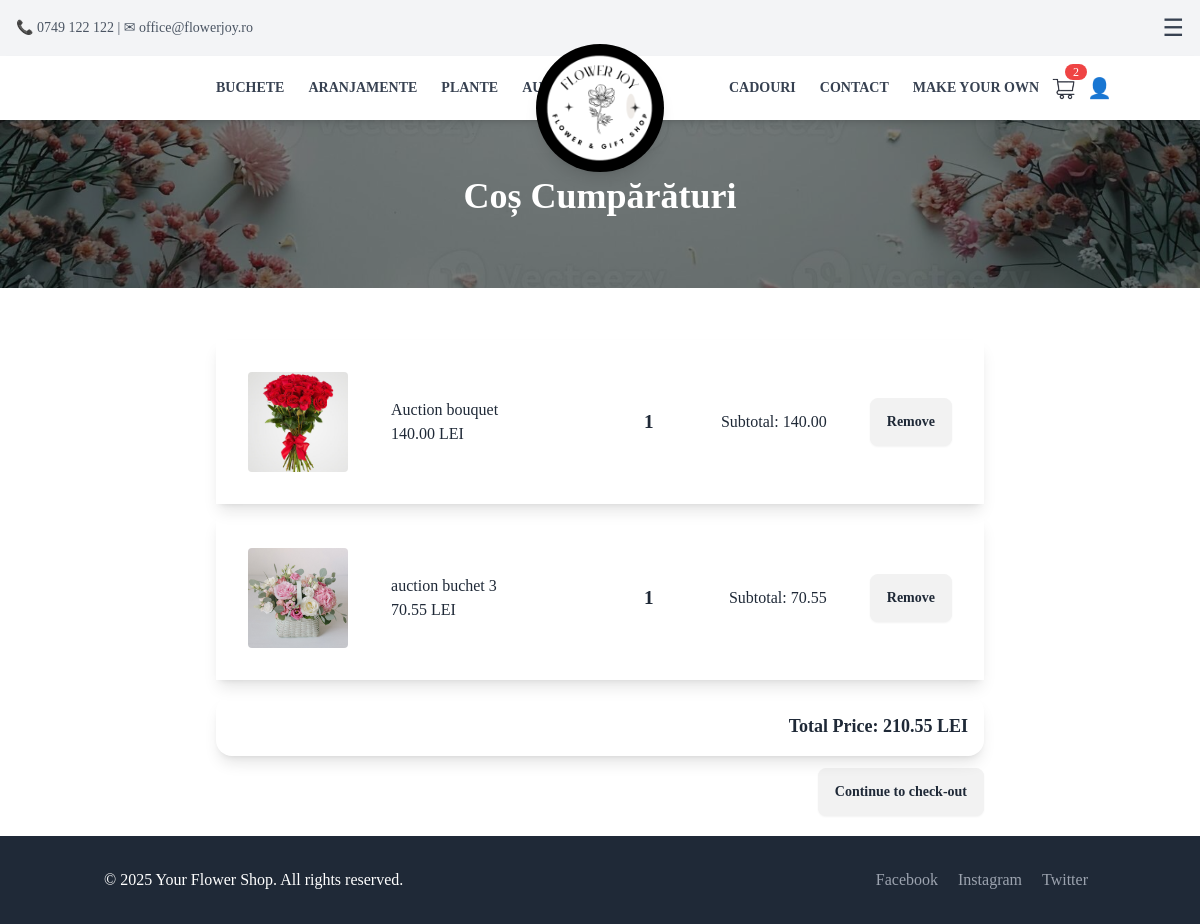
The page /cart/ on the database as committed earlier.
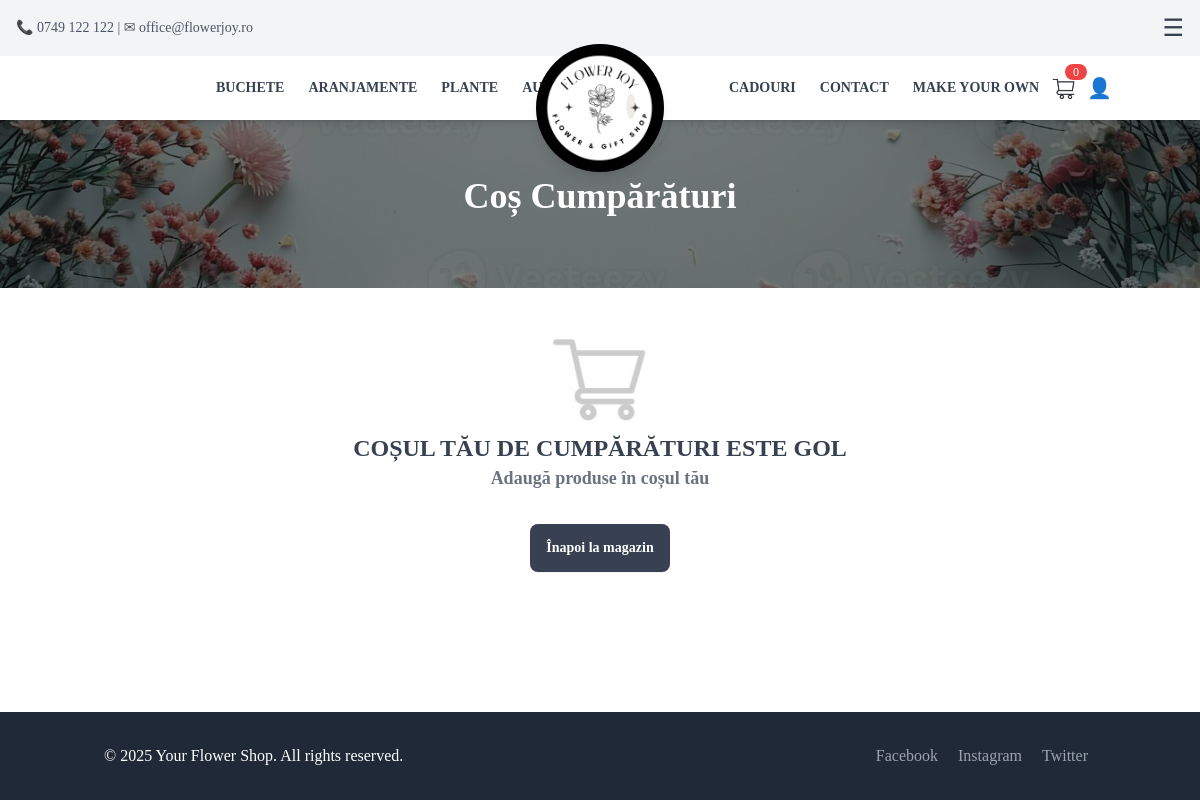
The same page on the database as committed later.
### App/models.py (models this page shows, shortened)
class CartItem(models.Model):
    user = models.ForeignKey(User, on_delete=models.CASCADE, null=True, blank=True)
    session_id = models.CharField(max_length=255, null=True, blank=True) # Store session ID for anonymous users
    product = models.ForeignKey(Product, on_delete=models.CASCADE)
    quantity = models.PositiveIntegerField(default=1)
    def total_price(self):
        return self.product.price * self.quantity

class Product(models.Model):
    name = models.CharField(max_length=100, null=False, blank=False)
    description = models.TextField()
    category = models.CharField(
        max_length=100,
        choices=[
            ("Flowers", "Flowers"),
            ("Bouquets", "Bouquets"),
            ("Accessories", "Accessories"),
            ("Gifts", "Gifts"),
            ("CustomBouquet", "CustomBouquet"),
        ],
        default="General"
    )
    price = models.DecimalField(max_digits=10, decimal_places=2, null=False, blank=False)
    image = models.ImageField(upload_to="Pictures/", null=False, blank=False)
    created_at = models.DateTimeField(auto_now_add=True, null=False, blank=False)
    is_custom = models.BooleanField(default=False)
    in_store = models.BooleanField(default=False)
    auction_manual = models.BooleanField(default=False)
    auction_start_time = models.DateTimeField(null=True, blank=True)
    auction_floor_price = models.DecimalField(max_digits=10, decimal_places=2, default=10)
    auction_interval_minutes = models.PositiveIntegerField(default=60)
    auction_drop_amount = models.DecimalField(max_digits=6, decimal_places=2, default=5)
    before_auction_price = models.DecimalField(max_digits=10, decimal_places=2, null=False, blank=False, default=0.00)  # Store the price before auction
    bid_submited = models.BooleanField(default=False)  # Track if a bid has been submitted
    number_of_purcheses = models.PositiveIntegerField(default=0)  # Track the number of purchases

### App/views.py (the view)
# urls.py: path('cart/', cart_view, name='cart'),
def cart_view(request):
    if request.user.is_authenticated:
        cart_items = CartItem.objects.filter(user=request.user)
    else:
        session_id = request.session.session_key
        if not session_id:
            request.session.create()
            session_id = request.session.session_key
        cart_items = CartItem.objects.filter(session_id=session_id)
    total_price = sum(item.total_price() for item in cart_items)
    context = {
        'cart_items': cart_items,
        'total_price': total_price
    }
    return render(request, 'cart.html', context)

### App/templates/partials/cart.html (shortened to what this page needs)
{% extends 'base.html' %}
{% block content %}
<section class="relative w-full h-72 bg-cover bg-center" style="background-image: url('/static/bannerCart.jpg');">
    <div class="container mx-auto px-4 py-16 relative z-10 text-white">
        <h1 class="text-4xl font-bold text-center mt-28">Coș Cumpărături</h1>
    </div>
</section>
<div class="container mx-auto px-4 py-8 bg-white">
    {% if cart_items %}
    <div class="container mt-5 max-w-3xl mx-auto">
        {% for cart_item in cart_items %}
        <div id="cart-item-{{ cart_item.id }}" >
            {% include 'partials/cart_item.html' with cart_item=cart_item %}
        </div>
        {% endfor %}
        <div id="total-price-container" class="card shadow-lg p-4 mt-4 text-right">
            <p class="text-lg font-semibold">Total Price: <span id="total-price">{{ total_price }}</span> LEI</p>
        </div>
        <a href=" {% url 'checkout' %} " class="btn btn-warning b-sm mt-3 mb-5 float-right">Continue to check-out</a>
    {% else %}
        <div class="flex justify-center items-center">
            <img src="/static/CartEmpty.jpg" class="h-28" alt="Empty Cart">
        </div>
        <p class="text-center text-2xl font-bold text-gray-700">COȘUL TĂU DE CUMPĂRĂTURI ESTE GOL</p>
        <p class="text-center text-lg font-semibold text-gray-500">Adaugă produse în coșul tău</p>
        <div class="flex justify-center items-center mt-8">
            <a href="{% url 'home' %}" class="btn btn-primary btn-sm bg-gray-700 text-white border-none hover:bg-pink-500">Înapoi la magazin</a>
        </div>
    {% endif %}
    </div>
</div>
{% endblock %}

### App/templates/base.html (shortened to what this page needs)
{% load static %}
<!DOCTYPE html>
<html lang="en">
<head>
    <link href="{% static 'output.css' %}" rel="stylesheet">
    <script src="https://cdn.tailwindcss.com"></script>
</head>
<body class="bg-gray font-serif min-h-screen flex flex-col">
    {% include 'partials/navbar.html' %}
    <main class="flex-grow">
        {% block content %}
        {% endblock %}
    </main>
    <footer class="bg-gray-800 text-white py-8">
        <div class="container mx-auto px-4 flex justify-between">
            <p>&copy; 2025 Your Flower Shop. All rights reserved.</p>
            <div>
                <a href="#" class="text-gray-400 mx-2">Facebook</a>
                <a href="#" class="text-gray-400 mx-2">Instagram</a>
                <a href="#" class="text-gray-400 mx-2">Twitter</a>
            </div>
        </div>
    </footer>
</body>

### App/templates/partials/navbar.html (shortened to what this page needs)
<div id="top-bar" class="bg-gray-100 text-gray-600 text-sm py-3 px-4 flex justify-between items-center fixed top-0 left-0 w-full z-30 transition-all duration-300 ease-in-out">
    <div>📞 0749 122 122 | ✉ office@flowerjoy.ro</div>
    <div class="flex gap-3">
        <button class="text-gray-700 text-2xl" id="menu-toggle">☰</button>
    </div>
</div>
 <nav id="main-navbar" class="bg-white shadow-md fixed top-0 left-0 w-full z-40 transition-all duration-300 ease-in-out mt-14">
    <div class="container mx-auto flex justify-between items-center py-4 px-32 pr-0">
        <div class="hidden md:flex gap-6 uppercase text-sm font-semibold text-gray-700">
            <a href="{% url 'products_by_category' category='buchete' %}" class="hover:text-gray-900">Buchete</a>
            <a href="{% url 'products_by_category' category='aranjamente' %}" class="hover:text-gray-900">Aranjamente</a>
            <a href="{% url 'products_by_category' category='plante' %}" class="hover:text-gray-900">Plante</a>
            <a href="/auction/" class="hover:text-gray-900">Auction</a>
        </div>
        <div id="logo" class="absolute left-1/2 transform -translate-x-1/2 top-4 z-50 transition-all duration-300 ease-in-out -translate-y-7">
            <a href="/" class=" w-32 h-32 bg-black rounded-full flex items-center justify-center shadow-lg">
                <img src="/static/Logo.png" alt="Flower Shop Logo" class="w-28 h-28 rounded-full object-cover transition-all duration-300 ease-in-out" id="logo-img">
            </a>
        </div>
        <div class="flex items-center">
            <div class="hidden md:flex gap-6 uppercase text-sm font-semibold text-gray-700">
                <a href="{% url 'products_by_category' category='cadouri' %}" class="hover:text-gray-900">Cadouri</a>
                <a href="{% url 'contact' %}" class="hover:text-gray-900">Contact</a>
                <a href="{% url 'custom_bouquet_builder' %}" class="hover:text-gray-900">Make your own</a>
            </div>
            <div class="flex items-center space-x-4 ml-2">
                <a href="/cart/" id="cart-btn" class="relative">
                    <img src="/static/cartIcon1.png" class="w-8 h-8">
                    {% include "partials/cart_count.html" with cart_count=cart_items.count %}
                </a>
            </div>
            <div class="flex items-center space-x-4 ml-2">
                {% if user.is_authenticated %}
                    <a href="{% url 'logout' %}"
                       class="text-xl hover:text-gray-700"
                       onclick="return confirm('Are you sure you want to log out?');">
                        <img src="/static/logout.png" class="h-7">
                    </a>
                    <span class="text-gray-700 text-sm"> <a href="{% url 'profile' %}">{{ user.username }}</a></span>
                {% else %}
                    <a href="/login_page/" class="text-xl hover:text-gray-700"> 👤 </a>
                {% endif %}
            </div>
        </div>
    </div>
</nav>

### App/templates/partials/cart_count.html
<span id="cart-count" class="absolute -top-2 -right-2 bg-red-500 text-white text-xs px-2 rounded-full"
    hx-swap-oob="true">
    {{ cart_count }}
</span>

### App/templates/partials/cart_item.html (shortened to what this page needs)
<div id="cart-item-{{ cart_item.id }}" class="card-body mb-3 shadow-lg"" hx-target="this" hx-swap="innerHTML">
    <div class="flex justify-between items-center">
        <div class="center">
            {% if not cart_item.product.is_custom %}
            <a href="{% url 'product_detail' pk=cart_item.product.id %}">
            {% endif %}
                <img src="{{ cart_item.product.image.url }}" class="img-fluid rounded" alt="{{ cart_item.product.name }}" style="width: 100px; height: 100px; object-fit: cover;">
            {% if not cart_item.product.is_custom %}
            </a>
            {% endif %}
        </div>
        <div class="center" style="flex: 1; max-width: 200px; text-align: left; padding-right: 10px;">
            <p class="card-text font-medium truncate" style="margin: 0;">{{ cart_item.product.name }}</p>
            <p class="card-text font-medium" style="margin: 0;">{{ cart_item.product.price }} LEI</p>
        </div>
        <div class="flex items-center space-x-2">
            <div class="center" style="padding: 0 10px; text-align: center;">
                <p class="card-text font-bold text-lg" style="margin: 0; font-size: 1.2rem;">{{ cart_item.quantity }}</p>
            </div>
        </div>
        <div class="center" style="min-width: 120px; text-align: right;">
            <p class="card-text">Subtotal: {{ cart_item.total_price }}</p>
        </div>
        <div class="center">
            <a href="{% url 'remove_from_cart' product_id=cart_item.product.id %}"
               class="btn btn-danger btn-sm"
               hx-get="{% url 'remove_from_cart' product_id=cart_item.product.id %}"
               hx-target="#cart-item-{{ cart_item.id }}"
               hx-swap="outerHTML">Remove</a>
        </div>
    </div>
</div>

Rows that differ between the two databases and show on the page:
removed CartItem: product.image (picture), product.name "Auction bouquet", product.price "140.00", quantity "1", total_price "140.00"
removed CartItem: product.image (picture), product.name "auction buchet 3", product.price "70.55", quantity "1", total_price "70.55"
Other text that changed with them:
{{ cart_count }}: "2" → "0"
{{ total_price }}: "210.55" → (not shown)
text no longer shown: "Total Price: LEI Continue to check-out"
text now shown: "COȘUL TĂU DE CUMPĂRĂTURI ESTE GOL Adaugă produse în coșul tău Înapoi la magazin"
